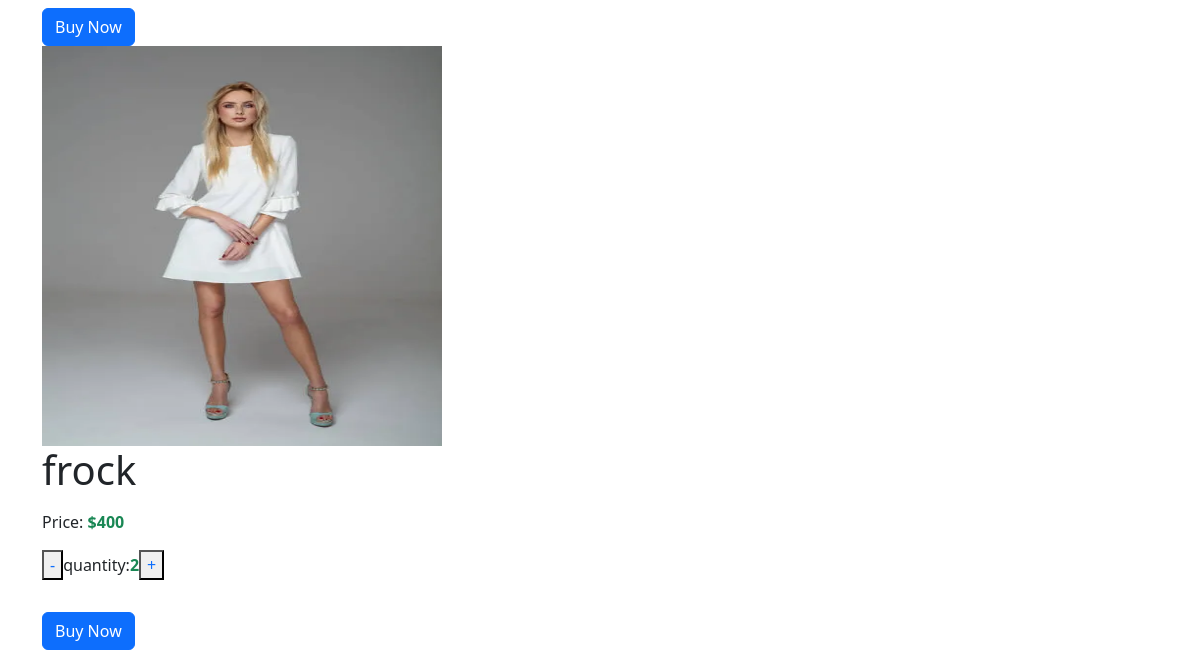
/view_cart (signed in, lower part), run on an earlier commit of the app's database.
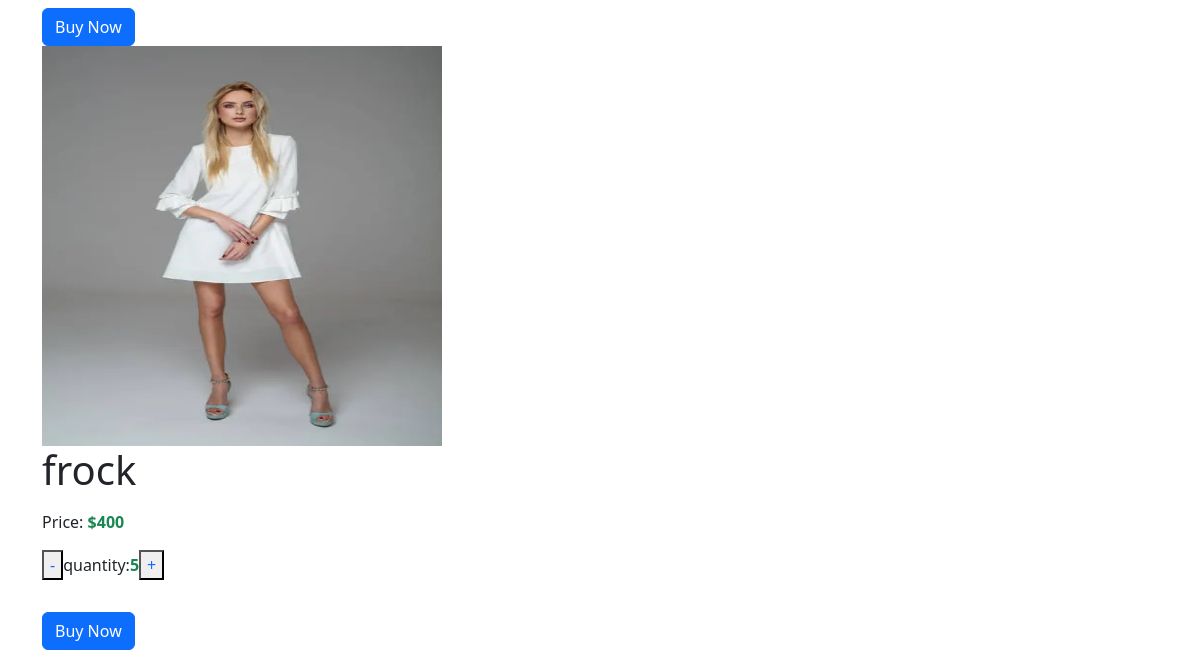
And on a later commit of the database.
### app/models.py (models this page shows)
class Cart(models.Model):
    product=models.ForeignKey(Product,on_delete=models.CASCADE)
    user=models.ForeignKey(User,on_delete=models.CASCADE)
    qty=models.IntegerField()

class Product(models.Model):
    pid=models.TextField()
    name=models.TextField()
    dis=models.TextField()
    price=models.IntegerField()
    offer_price=models.IntegerField()
    stock=models.IntegerField()
    img=models.FileField()

### app/views.py (the view)
# urls.py: path('view_cart',views.view_cart),
def view_cart(req):
    user=User.objects.get(username=req.session['user'])
    data=Cart.objects.filter(user=user)
    return render(req,'user/cart.html',{'cart':data})

### templates/user/cart.html (shortened to what this page needs)
<!DOCTYPE html>
<html lang="en">
<head>
    <link href="https://cdn.jsdelivr.net/npm/bootstrap@5.3.3/dist/css/bootstrap.min.css" rel="stylesheet">
</head>
<body>
   <div class="container">
    <div class="row">
        {% for i in cart %}
        <div class="col-lg-12">
            <img src="{{i.product.img.url}}" style="width: 400px; height: 400px;" alt="">
            <div class="col-lg-7">
                <h1 class="mb-3">{{ i.product.name }}</h1>
                <p>Price: <span class="text-success fw-bold">${{i.product.offer_price}}</span></p>
                <p><button><a href="qty_dec/{{i.pk}}" style="text-decoration: none;">-</a></button>quantity:<span class="text-success fw-bold">{{i.qty}}</span><button><a href="qty_in/{{i.pk}}" style="text-decoration: none;">+</a></button></p>
                <a href="cart_pro_buy/{{i.pk}}"><button class="btn btn-primary mt-3">Buy Now</button></a>
            </div>
        </div>
        {% endfor %}
    </div>
   </div>
</body>
</html>

What changed in the data, as far as the page shows it:
changed Cart "frock": qty "2" → "5"
